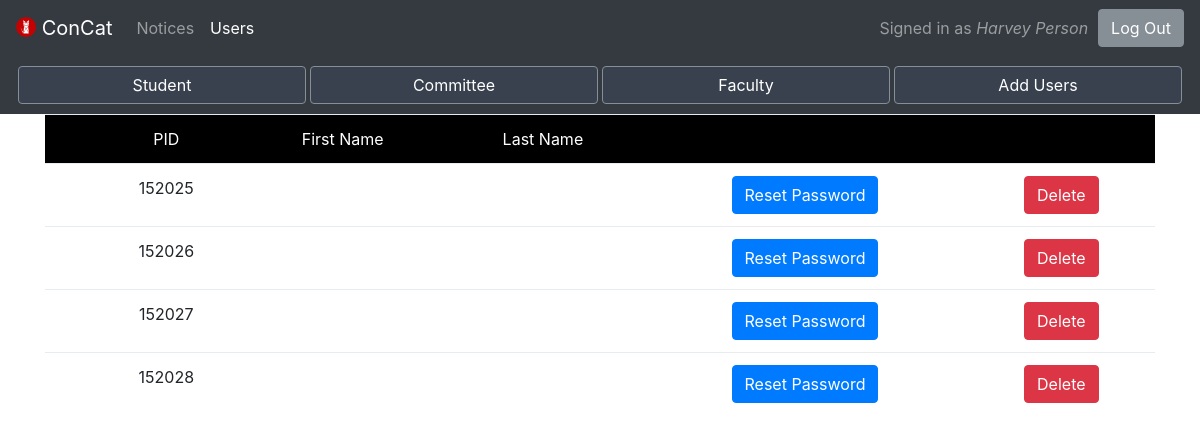
The app's page /admincrud.php (signed in) with its own data.
### tables this page shows
CREATE TABLE `users` (
  `pid` int(20) NOT NULL,
  `user_pass` varchar(20) NOT NULL,
  `parent_pass` varchar(20) DEFAULT NULL,
  `f_name` varchar(20) NOT NULL,
  `l_name` varchar(20) NOT NULL,
  `type` varchar(20) NOT NULL
);

### admincrud.php (the view, shortened to what this page needs)
<?php
  include 'db.php';
?>
<!DOCTYPE html>
<html>
<head>
  <link rel="stylesheet" href="css/bootstrap.min.css">
  <link rel="stylesheet" type="text/css" href="css/styles.css">
</head>
<body>
<nav class="navbar navbar-expand-lg navbar-dark bg-dark" style="z-index: 999;">
      <a class="navbar-brand" href="#"><img src="img/concat_logo.png" width="20px" height="20px" alt="ConCat" style="margin-bottom: 5px;"> ConCat</a>
  <div class="collapse navbar-collapse" id="navbarSupportedContent">
    <ul class="navbar-nav mr-auto">
      <li class="nav-item">
        <a class="nav-link" href="admin.php">Notices</a>
      </li>
      <li class="nav-item active">
        <a class="nav-link" href="#">Users<span class="sr-only">(current)</span></a>
      </li>
    </ul>
    <div class = "navbar-text"> Signed in as <i><?php echo $_SESSION['$first_name'] . " " . $_SESSION['$last_name']; ?></i></div>
    <form action="logout.php" method="post" style="float: right; margin: 0;">
      <button class="btn btn-secondary" style="margin-left: 10px;" type="submit" name="logout">Log Out</button>
    </form>
  </div>
</nav>
<nav class="navbar navbar-expand-lg navbar-dark bg-dark" style="background-color: #39414f">
  <div class="" style="width: 25%;padding: 2px;"><button id="btncollapse1" class="btn btn-secondary" style="background-color: #39414f;width: 100%;" href="#collapse1">Student</button></div>
  <div class="" style="width: 25%;padding: 2px;"><button id="btncollapse2" class="btn btn-secondary" style="background-color: #39414f;width: 100%;" href="#collapse2">Committee</button></div>
  <div class="" style="width: 25%;padding: 2px;"><button id="btncollapse3" class="btn btn-secondary" style="background-color: #39414f;width: 100%;" href="#collapse3">Faculty</button></div>
  <div class="" style="width: 25%;padding: 2px"><button id="btncollapse4" class="btn btn-secondary" style="background-color: #39414f;width: 100%;">Add Users</button></div>
</nav>
<div class="container">
<table class="table table-hover panel panel-default" style="width: 100%;" id="collapse1">
    <thead style="background-color: black; color: white;">
      <td></td>
      <td>PID</td>
      <td>First Name</td>
      <td>Last Name</td>
      <td></td>
      <td></td>
    </thead>
    <tbody>
    <?php
      $qry = "SELECT * from `users` where type='Student'";
      $result = mysqli_query($mysqli,$qry);
      if($result){
        while ($row = mysqli_fetch_assoc($result)) {
          echo "<tr><td></td><td>".$row['pid']."</td><td>".$row['first_name']."</td><td>".$row['last_name']."</td>";
          echo "<td><button type='submit' class='btn btn-primary' name='reset' value='reset' id='res".$row['pid']."'>Reset Password</button>
          <td><button type='submit' class='btn btn-danger' value='".$row['pid']."' id='del".$row['pid']."'>Delete</button></td>";
        }
      }
    ?>
    </tbody>
</table>
</body>
</html>

### css/styles.css (style rules this page uses)
table { text-align: center; width: 100%; }

### admincrud.php (style rules this page uses)
td { text-align: center; }

### records on screen
users: pid "152025"
users: pid "152026"
users: pid "152027"
users: pid "152028"

### other values on screen
$_SESSION['$first_name'] "Harvey"
$_SESSION['$last_name'] "Person"
